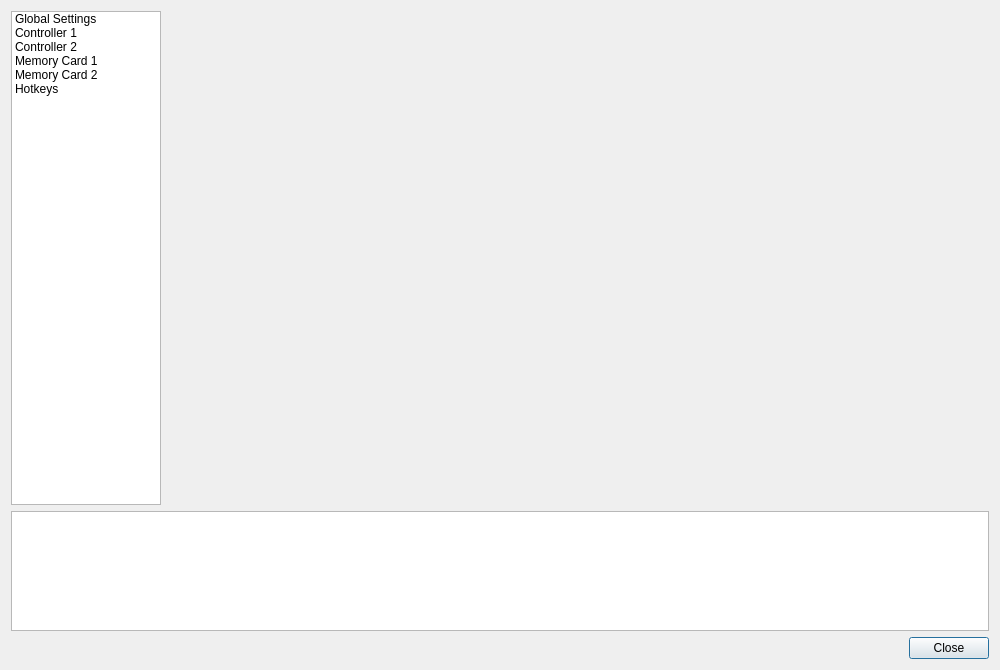
<?xml version="1.0" encoding="UTF-8"?>
<ui version="4.0">
 <class>ControllerSettingsDialog</class>
 <widget class="QDialog" name="ControllerSettingsDialog">
  <property name="windowModality">
   <enum>Qt::WindowModal</enum>
  </property>
  <property name="geometry">
   <rect>
    <x>0</x>
    <y>0</y>
    <width>1000</width>
    <height>670</height>
   </rect>
  </property>
  <property name="sizePolicy">
   <sizepolicy hsizetype="Expanding" vsizetype="Expanding">
    <horstretch>0</horstretch>
    <verstretch>0</verstretch>
   </sizepolicy>
  </property>
  <property name="windowTitle">
   <string>PCSX2 Controller Settings</string>
  </property>
  <layout class="QGridLayout" name="gridLayout" columnstretch="0,1">
   <item row="0" column="0">
    <widget class="QListWidget" name="settingsCategory">
     <property name="sizePolicy">
      <sizepolicy hsizetype="Expanding" vsizetype="Expanding">
       <horstretch>0</horstretch>
       <verstretch>0</verstretch>
      </sizepolicy>
     </property>
     <property name="minimumSize">
      <size>
       <width>150</width>
       <height>0</height>
      </size>
     </property>
     <property name="maximumSize">
      <size>
       <width>150</width>
       <height>16777215</height>
      </size>
     </property>
     <property name="iconSize">
      <size>
       <width>32</width>
       <height>32</height>
      </size>
     </property>
     <item>
      <property name="text">
       <string>Global Settings</string>
      </property>
      <property name="icon">
       <iconset theme="settings-3-line"/>
      </property>
     </item>
     <item>
      <property name="text">
       <string>Controller 1</string>
      </property>
      <property name="icon">
       <iconset theme="gamepad-line"/>
      </property>
     </item>
     <item>
      <property name="text">
       <string>Controller 2</string>
      </property>
      <property name="icon">
       <iconset theme="gamepad-line"/>
      </property>
     </item>
     <item>
      <property name="text">
       <string>Memory Card 1</string>
      </property>
      <property name="icon">
       <iconset theme="sd-card-line"/>
      </property>
     </item>
     <item>
      <property name="text">
       <string>Memory Card 2</string>
      </property>
      <property name="icon">
       <iconset theme="sd-card-line"/>
      </property>
     </item>
     <item>
      <property name="text">
       <string>Hotkeys</string>
      </property>
      <property name="icon">
       <iconset theme="keyboard-line"/>
      </property>
     </item>
    </widget>
   </item>
   <item row="0" column="1">
    <widget class="QStackedWidget" name="settingsContainer">
     <property name="minimumSize">
      <size>
       <width>500</width>
       <height>0</height>
      </size>
     </property>
     <property name="currentIndex">
      <number>4</number>
     </property>
     <widget class="QWidget" name="page"/>
     <widget class="QWidget" name="page_3"/>
     <widget class="QWidget" name="page_4"/>
     <widget class="QWidget" name="page_5"/>
     <widget class="QWidget" name="page_6"/>
     <widget class="QWidget" name="page_2"/>
    </widget>
   </item>
   <item row="1" column="0" colspan="2">
    <widget class="QTextEdit" name="helpText">
     <property name="minimumSize">
      <size>
       <width>0</width>
       <height>120</height>
      </size>
     </property>
     <property name="maximumSize">
      <size>
       <width>16777215</width>
       <height>120</height>
      </size>
     </property>
     <property name="readOnly">
      <bool>true</bool>
     </property>
    </widget>
   </item>
   <item row="2" column="0" colspan="2">
    <widget class="QDialogButtonBox" name="buttonBox">
     <property name="standardButtons">
      <set>QDialogButtonBox::Close</set>
     </property>
    </widget>
   </item>
  </layout>
 </widget>
 <resources>
  <include location="../resources/resources.qrc"/>
 </resources>
 <connections/>
</ui>
